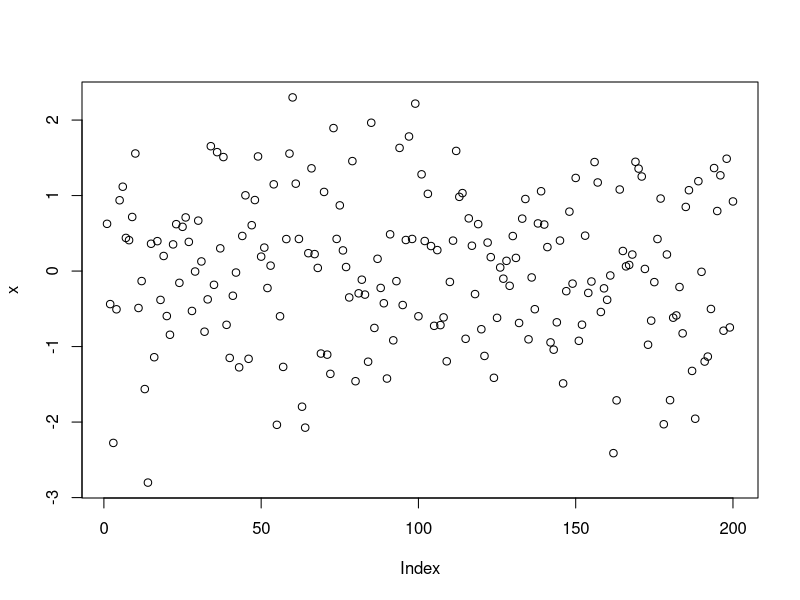

Write R code to recreate this figure.
## ---- chunk 1
knitr::opts_chunk$set(echo = TRUE)
## ---- chunk 2
 x=rnorm(200)
 plot(x)
## ---- chunk 3
 library(knitr)
 x=rbinom(n=100,prob=.3,size=1)
 y=x+rbinom(n=100,prob=.3,size=1)
 TABLE1=table(x,y)
 kable(TABLE1)
## ---- chunk 4
 y=x+rnorm(100)
 fm=lm(y~x)
 kable(summary(fm)$coef)
